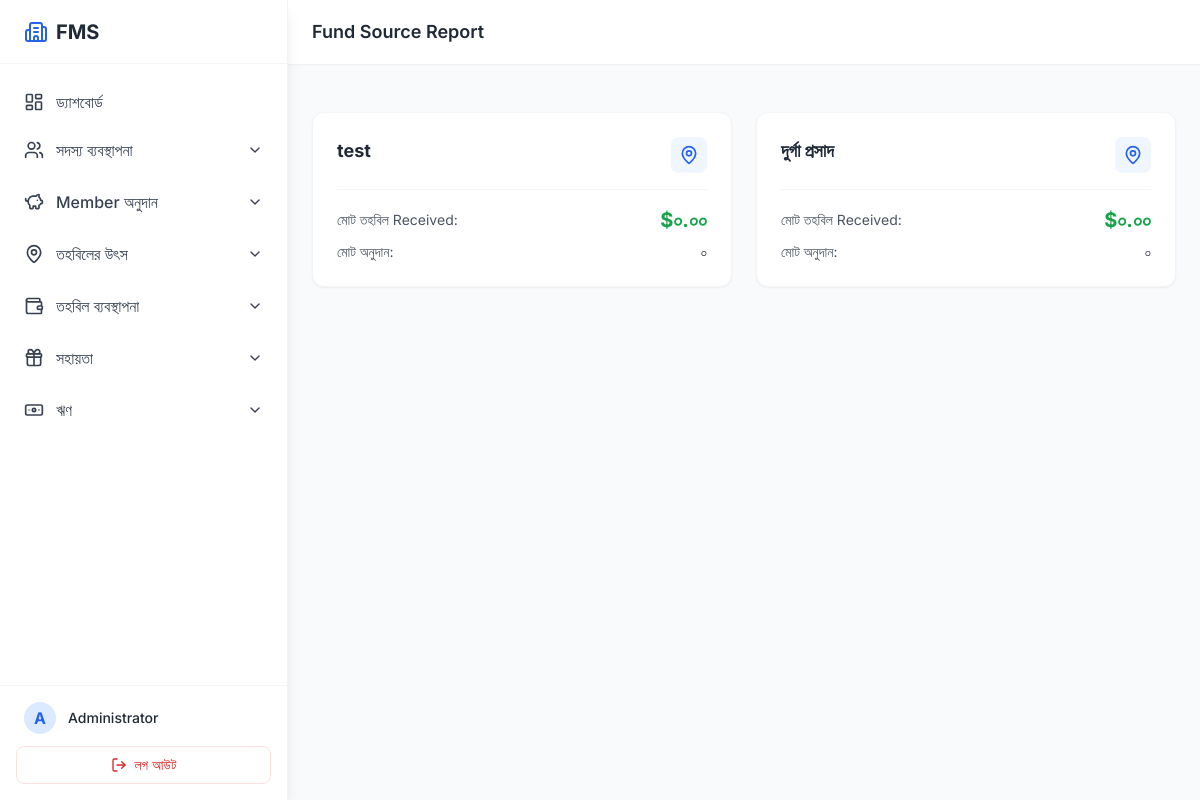
The page /sources/report (signed in) on the database its author committed.
### app.py (models this page shows)
class SystemUser(UserMixin, db.Model):
    __tablename__ = 'system_users'
    id = db.Column(db.Integer, primary_key=True)
    full_name = db.Column(db.String(150), nullable=False)
    username = db.Column(db.String(100), unique=True, nullable=False)
    password_hash = db.Column(db.String(255), nullable=False)
    phone = db.Column(db.String(20))
    status = db.Column(db.String(20), default='Active')

class FundSource(db.Model):
    __tablename__ = 'fund_sources'
    id = db.Column(db.Integer, primary_key=True)
    name = db.Column(db.String(150), unique=True, nullable=False)
    description = db.Column(db.Text)
    balance = db.Column(db.Float, default=0.0)
    opening_balance = db.Column(db.Float, default=0.0)
    funds = db.relationship('Fund', backref='source', lazy=True)
    members = db.relationship('Member', backref='fund_source', lazy=True)
    ledgers = db.relationship('FundSourceLedger', backref='fund_source', lazy=True)
    contribution_payments = db.relationship('MemberContributionPayment', backref='fund_source', lazy=True)

### app.py (the view)
@app.route('/sources/report')
@login_required
def source_report(): return render_template('source_report.html', sources=FundSource.query.all())

### app.py (called while the page is built)
@login_manager.user_loader
def load_user(user_id):
    return db.session.get(SystemUser, int(user_id))

@app.context_processor
def inject_now():
    return {'now': datetime.utcnow()}

### templates/source_report.html (shortened to what this page needs)
{% extends 'base.html' %}
{% block header_title %}Fund Source Report{% endblock %}
{% block content %}
<div class="grid grid-cols-1 md:grid-cols-2 gap-6">
    {% for source in sources %}
    <div class="bg-white p-6 rounded-xl shadow-sm border border-gray-100">
        <div class="flex justify-between items-start mb-4">
            <div>
                <h3 class="text-lg font-bold text-gray-800">{{ source.name }}</h3>
            </div>
            <div class="bg-blue-50 text-primary p-2 rounded-lg">
                <i data-lucide="map-pin" class="w-5 h-5"></i>
            </div>
        </div>
        <div class="mt-4 pt-4 border-t border-gray-100">
            {% set total = namespace(value=0) %}
            {% for fund in source.funds %}
                {% set total.value = total.value + fund.amount %}
            {% endfor %}
            <div class="flex justify-between items-center">
                <span class="text-sm text-gray-600">মোট তহবিল Received:</span>
                <span class="text-xl font-bold text-green-600">${{ "%.2f"|format(total.value) }}</span>
            </div>
            <div class="flex justify-between items-center mt-2">
                <span class="text-sm text-gray-600">মোট অনুদান:</span>
                <span class="text-sm font-medium text-gray-800">{{ source.funds|length }}</span>
            </div>
        </div>
    </div>
    {% endfor %}
</div>
{% endblock %}

### templates/base.html (shortened to what this page needs)
<!DOCTYPE html>
<html lang="en" class="light">
<head>
    <script src="https://cdn.tailwindcss.com"></script>
</head>
<body class="text-gray-800 flex h-screen overflow-hidden">
    {% if current_user.is_authenticated %}
    <aside id="sidebar" class="w-72 bg-white shadow-lg flex flex-col h-full sidebar border-r border-gray-100 z-50 absolute inset-y-0 left-0 transform -translate-x-full md:relative md:translate-x-0 transition duration-200 ease-in-out">
        <div class="h-16 flex items-center justify-between px-6 border-b border-gray-100 shrink-0">
            <div class="flex items-center">
                <i data-lucide="building-2" class="text-primary w-6 h-6 mr-2"></i>
                <span class="text-xl font-bold text-gray-800">FMS</span>
            </div>
        </div>
        <div class="flex-1 overflow-y-auto py-4">
            <nav class="space-y-1 px-3">
                <a href="{{ url_for('dashboard') }}" class="flex items-center px-3 py-2.5 text-gray-700 hover:bg-blue-50 hover:text-primary rounded-lg font-medium transition-colors whitespace-nowrap overflow-hidden gap-3">
                    <i data-lucide="layout-dashboard" class="w-5 h-5 flex-shrink-0"></i>
                    <span class="truncate">ড্যাশবোর্ড</span>
                </a>
                <div class="relative">
                    <button onclick="toggleMenu('member-menu', this)" class="w-full flex items-center justify-between px-3 py-2.5 text-gray-700 hover:bg-blue-50 hover:text-primary rounded-lg font-medium transition-colors">
                        <div class="flex items-center gap-3 whitespace-nowrap overflow-hidden">
                            <i data-lucide="users" class="w-5 h-5 flex-shrink-0"></i>
                            <span class="truncate">সদস্য ব্যবস্থাপনা</span>
                        </div>
                        <i data-lucide="chevron-down" class="w-4 h-4 chevron"></i>
                    </button>
                </div>
                <div class="relative">
                    <button onclick="toggleMenu('contrib-menu', this)" class="w-full flex items-center justify-between px-3 py-2.5 text-gray-700 hover:bg-blue-50 hover:text-primary rounded-lg font-medium transition-colors">
                        <div class="flex items-center gap-3 whitespace-nowrap overflow-hidden">
                            <i data-lucide="piggy-bank" class="w-5 h-5 flex-shrink-0"></i>
                            <span class="truncate">Member অনুদান</span>
                        </div>
                        <i data-lucide="chevron-down" class="w-4 h-4 chevron"></i>
                    </button>
                </div>
                <div class="relative">
                    <button onclick="toggleMenu('source-menu', this)" class="w-full flex items-center justify-between px-3 py-2.5 text-gray-700 hover:bg-blue-50 hover:text-primary rounded-lg font-medium transition-colors">
                        <div class="flex items-center gap-3 whitespace-nowrap overflow-hidden">
                            <i data-lucide="map-pin" class="w-5 h-5 flex-shrink-0"></i>
                            <span class="truncate">তহবিলের উৎস</span>
                        </div>
                        <i data-lucide="chevron-down" class="w-4 h-4 chevron"></i>
                    </button>
                </div>
                <div class="relative">
                    <button onclick="toggleMenu('fund-menu', this)" class="w-full flex items-center justify-between px-3 py-2.5 text-gray-700 hover:bg-blue-50 hover:text-primary rounded-lg font-medium transition-colors">
                        <div class="flex items-center gap-3 whitespace-nowrap overflow-hidden">
                            <i data-lucide="wallet" class="w-5 h-5 flex-shrink-0"></i>
                            <span class="truncate">তহবিল ব্যবস্থাপনা</span>
                        </div>
                        <i data-lucide="chevron-down" class="w-4 h-4 chevron"></i>
                    </button>
                </div>
                <div class="relative">
                    <button onclick="toggleMenu('assistance-menu', this)" class="w-full flex items-center justify-between px-3 py-2.5 text-gray-700 hover:bg-blue-50 hover:text-primary rounded-lg font-medium transition-colors">
                        <div class="flex items-center gap-3 whitespace-nowrap overflow-hidden">
                            <i data-lucide="gift" class="w-5 h-5 flex-shrink-0"></i>
                            <span class="truncate">সহায়তা</span>
                        </div>
                        <i data-lucide="chevron-down" class="w-4 h-4 chevron"></i>
                    </button>
                </div>
                <div class="relative">
                    <button onclick="toggleMenu('loan-menu', this)" class="w-full flex items-center justify-between px-3 py-2.5 text-gray-700 hover:bg-blue-50 hover:text-primary rounded-lg font-medium transition-colors">
                        <div class="flex items-center gap-3 whitespace-nowrap overflow-hidden">
                            <i data-lucide="banknote" class="w-5 h-5 flex-shrink-0"></i>
                            <span class="truncate">ঋণ</span>
                        </div>
                        <i data-lucide="chevron-down" class="w-4 h-4 chevron"></i>
                    </button>
                </div>
            </nav>
        </div>
        <div class="p-4 border-t border-gray-100">
            <div class="flex items-center mb-3 px-2">
                <div class="w-8 h-8 rounded-full bg-blue-100 text-primary flex items-center justify-center font-bold mr-3">
                    {{ current_user.full_name[0] if current_user.full_name else "U" }}
                </div>
                <div>
                    <p class="text-sm font-medium text-gray-800">{{ current_user.full_name }}</p>
                </div>
            </div>
            <a href="{{ url_for('logout') }}" class="flex items-center justify-center w-full px-4 py-2 text-sm text-red-600 hover:bg-red-50 rounded-lg transition-colors border border-red-100">
                <i data-lucide="log-out" class="w-4 h-4 mr-2"></i> লগ আউট
            </a>
        </div>
    </aside>
    {% endif %}
    <main class="flex-1 flex flex-col h-screen overflow-hidden relative">
        {% if current_user.is_authenticated %}
        <header class="h-16 bg-white shadow-sm flex items-center px-6 z-10 w-full shrink-0">
            <h1 class="text-lg font-semibold text-gray-800 truncate">{% block header_title %}ড্যাশবোর্ড{% endblock %}</h1>
        </header>
        {% endif %}
        <div class="flex-1 overflow-y-auto p-6">
            {% block content %}{% endblock %}
        </div>
    </main>
</body>
</html>

### templates/base.html (style rules this page uses)
body { font-family: 'Inter', sans-serif; background-color: #f8fafc; }
.sidebar { transition: all 0.3s; }
.chevron { transition: transform 0.3s; }

### rows shown on the page
SystemUser: full_name "A", full_name "Administrator"
FundSource: name "test", value "০.০০", funds|length "০"
FundSource: name "দুর্গা প্রসাদ", value "০.০০", funds|length "০"
